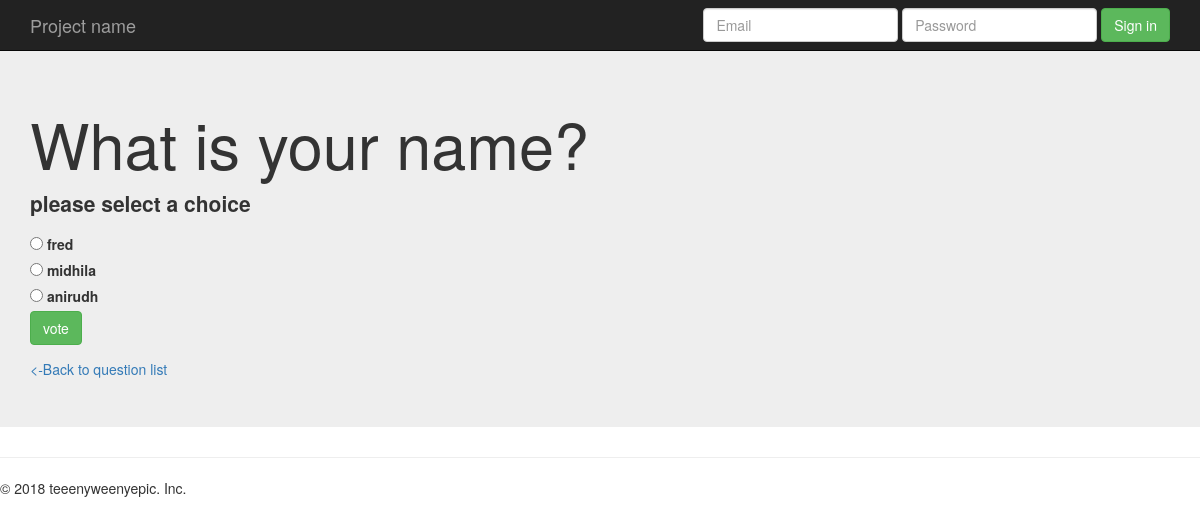
Page /polls/4/vote on the committed database.
### polls/models.py (models this page shows, shortened)
class Question(models.Model):
    question_text = models.CharField(max_length=200)
    pub_date = models.DateTimeField('date published')

class Choice(models.Model):
    choice_text = models.CharField(max_length=200)
    votes = models.IntegerField(default=0)
    question = models.ForeignKey(Question, on_delete=models.CASCADE)

### polls/views.py (the view)
# urls.py: url(r'^(?P<question_id>[0-9]+)/vote$', views.vote, name="vote"),
def vote(request, question_id):
    question = get_object_or_404(Question, pk=question_id)
    try:
        selected_choice = question.choice_set.get(pk=request.POST['choice'])
    except:
        return render(request, 'polls/detail.html', {'question': question, 'error_message': "please select a choice"})
    else:
        selected_choice.votes += 1
        selected_choice.save()
        return HttpResponseRedirect(reverse('polls:results', args=(question.id,)))

### polls/templates/polls/detail.html (shortened to what this page needs)
{% extends 'polls/base.html' %}
{% block main_content %}
<h1> {{question.question_text}}</h1>
{% if error_message %} <p><strong>{{error_message}}</strong></p> {% endif %}
<form action= " {% url 'polls:vote' question.id %}" method ="post">
    {% for choice in question.choice_set.all %}
        <input type="radio" name="choice" id="choice{{forloop.counter}}" value="{{choice.id}}"/>
        <label for="choice{{forloop.counter}}">{{choice.choice_text}}</label><br>
    {% endfor %}
    <input type="submit" class="btn btn-success" value="vote"/>
</form>
<a href="{% url 'polls:index' %}"> <-Back to question list</a>
{% endblock %}

### rows in the picture
Question: question_text "What is your name?"
Choice: choice_text "fred"
Choice: choice_text "midhila"
Choice: choice_text "anirudh"

### other values in the picture
{{ error_message }} "please select a choice"
